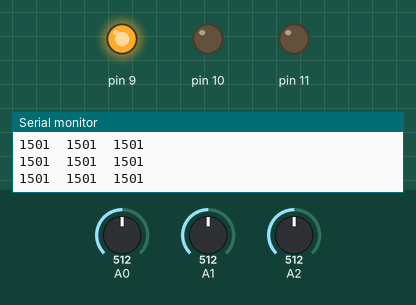
Recording of a sketch running on a simulated Arduino Uno, built with avr-gcc and run on an emulated ATmega328P. On the bench: output pins drawn as LEDs (lit = HIGH), the last lines printed to the serial monitor. The test bench sets the inputs (shaded band); at power-on: A1 = 512, A0 = 512, A2 = 512.

Above: at 18.7 s.
18.8 s: A1 set to 716
At 20.7 s:
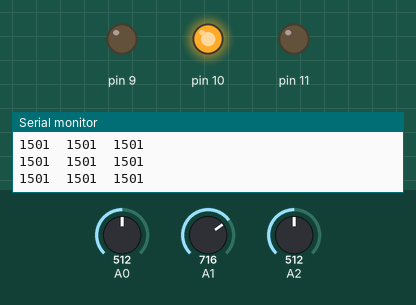
25.5 s: A1 set to 511
At 28.4 s:
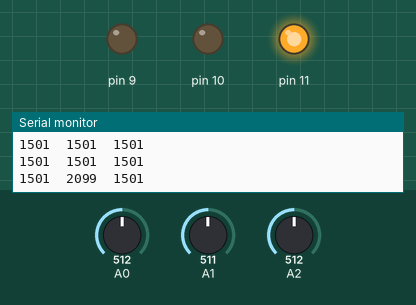
Timing chart, 0 to 38.2 s (numbered marks = the images above; inputs shaded):
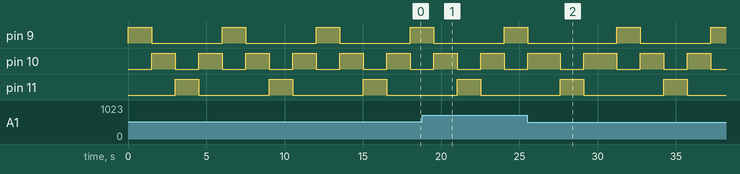

The sketch:

sketch_apr08b.ino
```cpp
/*
IIT JAMMU
WORKSHOP ON DESIGN THINKING IN STEM

Traffic Light

*/


long maxTime = 3000;

void setup()
{

  //Setting pinMode to OUTPUT
  pinMode(9, OUTPUT);
  pinMode(10, OUTPUT);
  pinMode(11, OUTPUT);


  //initiate Serial for printing
  Serial.begin(9600);

}

int redLight,yellowLight,greenLight;

void loop()
{
  //Read value from potentiometer
  redLight = analogRead(A0);
  yellowLight = analogRead(A1);
  greenLight = analogRead(A2);

  long redDelay = map(redLight,0,1023,0,maxTime);
  long yellowDelay = map(yellowLight,0,1023,0,maxTime);
  long greenDelay = map(greenLight,0,1023,0,maxTime);


  //Printing data to Serial moniter
  Serial.print(redDelay);
  Serial.print("\t");
  Serial.print(yellowDelay);
  Serial.print("\t");
  Serial.print(greenDelay);
  Serial.println("\t");


  //RED light
  digitalWrite(9, HIGH);
  delay(redDelay);
  digitalWrite(9, LOW);

  //YELLOW light
  digitalWrite(10, HIGH);
  delay(yellowDelay);
  digitalWrite(10, LOW);


  //GREEN light
  digitalWrite(11, HIGH);
  delay(greenDelay);
  digitalWrite(11, LOW);

   //YELLOW light
  digitalWrite(10, HIGH);
  delay(yellowDelay);
  digitalWrite(10, LOW);
  
}
```

Measured:
- by itself, pin 9, pin 11: alternates HIGH for 1.5 s and LOW for 4.5 s
- by itself, pin 10: alternates HIGH for 1.5 s and LOW for 1.5 s
